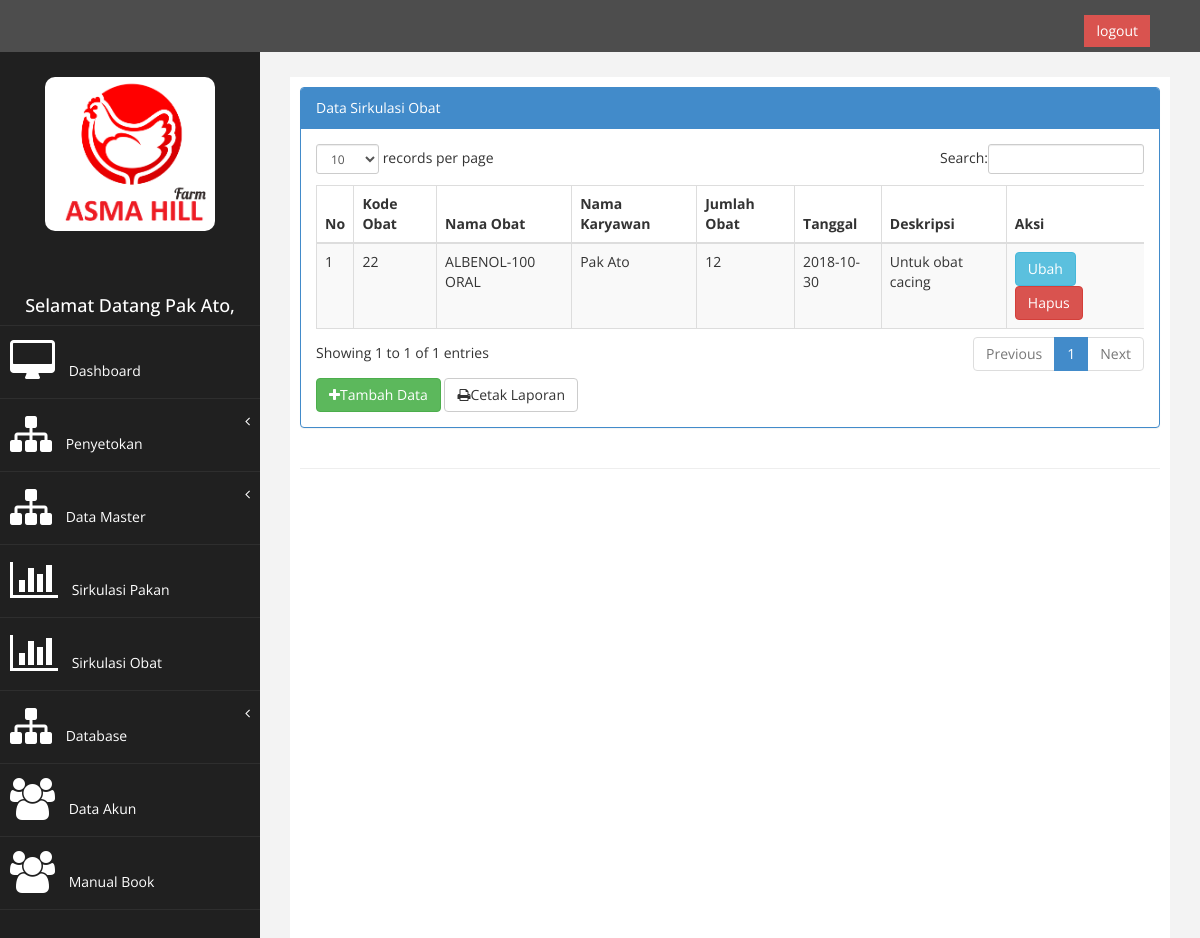
Page /index.php?page=data_sirkulasi_obat (signed in) on the committed database.
### tables this page shows
CREATE TABLE `ts_obat` (
  `kode_obat` int(7) NOT NULL AUTO_INCREMENT,
  `id_obat` int(9) NOT NULL,
  `id_karyawan` int(11) NOT NULL,
  `jml_obat` int(10) NOT NULL,
  `tanggal` date NOT NULL,
  `deskripsi` varchar(100) NOT NULL,
  PRIMARY KEY (`kode_obat`),
  KEY `id_obat` (`id_obat`),
  KEY `id_karyawan` (`id_karyawan`),
  CONSTRAINT `ts_obat_ibfk_1` FOREIGN KEY (`id_karyawan`) REFERENCES `tb_karyawan` (`id_karyawan`) ON DELETE CASCADE ON UPDATE CASCADE,
  CONSTRAINT `ts_obat_ibfk_2` FOREIGN KEY (`id_obat`) REFERENCES `tb_obat` (`id_obat`) ON DELETE CASCADE ON UPDATE CASCADE
);

CREATE TABLE `tb_obat` (
  `id_obat` int(9) NOT NULL AUTO_INCREMENT,
  `nama_obat` varchar(250) NOT NULL,
  `stok` int(11) NOT NULL,
  `id_suplier` int(5) NOT NULL,
  `id_kategori` int(11) NOT NULL,
  `tgl_masuk` date NOT NULL,
  `tgl_kadaluarsa` date NOT NULL,
  `deskripsi` varchar(100) NOT NULL,
  PRIMARY KEY (`id_obat`),
  KEY `id_suplier` (`id_suplier`),
  CONSTRAINT `tb_obat_ibfk_1` FOREIGN KEY (`id_suplier`) REFERENCES `tb_suplier` (`id_suplier`) ON DELETE CASCADE ON UPDATE CASCADE
);

CREATE TABLE `tb_karyawan` (
  `id_karyawan` int(11) NOT NULL AUTO_INCREMENT,
  `nama_karyawan` varchar(250) NOT NULL,
  `alamat_karyawan` varchar(250) NOT NULL,
  `telepon_karyawan` varchar(14) NOT NULL,
  `jabatan_karyawan` varchar(50) NOT NULL,
  PRIMARY KEY (`id_karyawan`)
);

### page/data_sirkulasi_obat/sirkulasi_obat.php (the view)
<div class="row">
                <div class="col-md-12">
                    <div class="panel panel-primary">
                        <div class="panel-heading">
                             Data Sirkulasi Obat
                        </div>
                        <div class="panel-body">
                            <div class="table-responsive">
                                <table class="table table-striped table-bordered table-hover" id="dataTables-example">
                                    <thead>
                                        <tr>
                                            <th>No</th>
                                            <th>Kode Obat</th>
                                            <th>Nama Obat</th>
                                            <th>Nama Karyawan</th>
                                            <th>Jumlah Obat</th>
                                            <th>Tanggal</th>
                                            <th>Deskripsi</th>
                                            <th>Aksi</th>
                                        </tr>
                                    </thead>
                                    <tbody>
                                    <?php
                                    $no = 1;
                                    $sql = $koneksi->query("select ts_obat.kode_obat,ts_obat.id_obat, ts_obat.id_karyawan, ts_obat.jml_obat, ts_obat.tanggal, tb_obat.id_obat, tb_obat.nama_obat, tb_karyawan.id_karyawan, tb_karyawan.nama_karyawan , ts_obat.deskripsi from ts_obat INNER JOIN tb_obat ON ts_obat.id_obat=tb_obat.id_obat INNER JOIN tb_karyawan ON ts_obat.id_karyawan=tb_karyawan.id_karyawan");
                                    while ($data= $sql->fetch_assoc()){
                                    ?>
                                    <tr>
                                    <td><?php echo $no++; ?></td>
                                    <td><?php echo $data['kode_obat']; ?></td>
                                    <td><?php echo $data['nama_obat']; ?></td>
                                    <td><?php echo $data['nama_karyawan']; ?></td>
                                    <td><?php echo $data['jml_obat']; ?></td>
                                    <td><?php echo $data['tanggal']; ?></td>
                                     <td><?php echo $data['deskripsi']; ?></td>
                                    <td>
                                     <a href="?page=data_sirkulasi_obat&aksi=ubah&kode_obat=<?php echo $data['kode_obat'];?>"  class="btn btn-info">Ubah</a>
                                    <a onclick="return confirm('Anda Yakin Akan Menghapus Data Ini?')" href="?page=data_sirkulasi_obat&aksi=hapus&id=<?php echo $data['kode_obat']; ?>" class="btn btn-danger">Hapus</a>
                                    </td>
                                    </tr>
                                    <?php } ?>
                                    </tbody>
                                    </table>
                                    </div>
                                    <a href="?page=data_sirkulasi_obat&aksi=tambah" class="btn btn-success" style="margin-bottom: : 8px";><i class="fa fa-plus"></i>Tambah Data</a>
                                    <a href="?page=data_sirkulasi_obat&aksi=laporan" target="blank" class="btn btn-default" style="margin-bottom: : 8px";><i class="fa fa-print"></i>Cetak Laporan</a>
                                       </div>
                                        </div>
                                         </div>
                                          </div>

### assets/css/custom.css (style rules this page uses)
body { font-family: 'Open Sans', sans-serif; }

### rows in the picture
ts_obat: kode_obat "22", id_obat.nama_obat "ALBENOL-100 ORAL", id_karyawan.nama_karyawan "Pak Ato", jml_obat "12", tanggal "2018-10-30", deskripsi "Untuk obat cacing"

### other values in the picture
$_SESSION['nama'] "Pak Ato"
